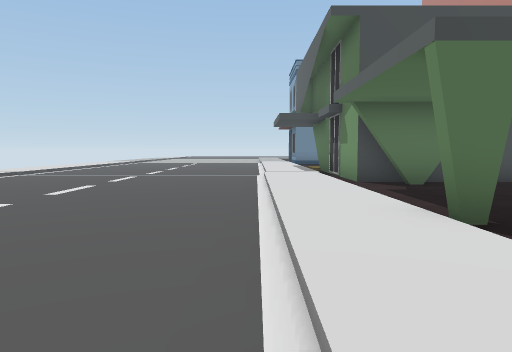
[1] (above)

24 first-person views from a walk through a 3-D level made in the Unity game engine. The camera is 1.4 m above the floor, tilts 4° down and sees 70° across. The floor is counted in squares, 2 m on a side. Each view is taken from the middle of a square. On the plan, view 1 faces up. The plan holds only what a view shows up to about 11 squares ahead; the rest is blank. The place goes on beyond the plan. Some surface patterns are stand-ins.

[2]
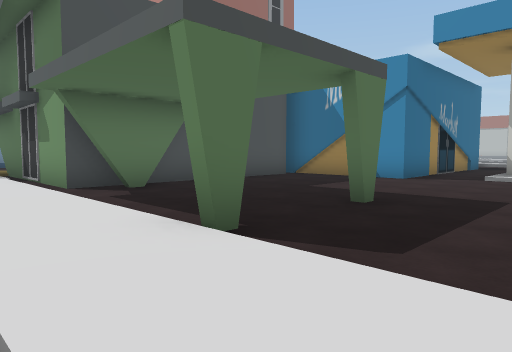

[3]
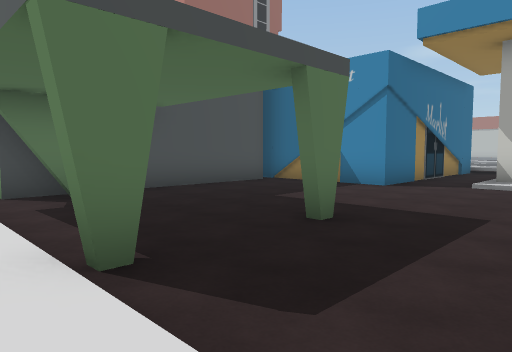

[4]
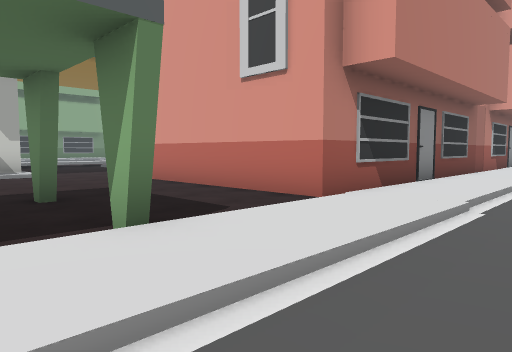

[5]
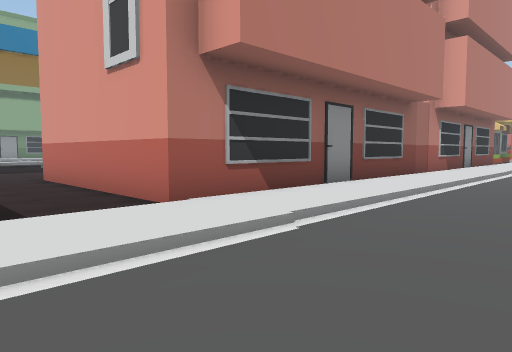

[6]
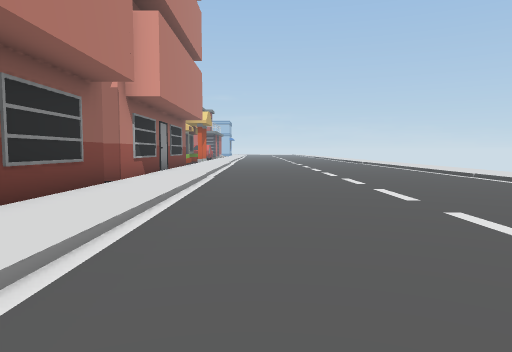

[7]
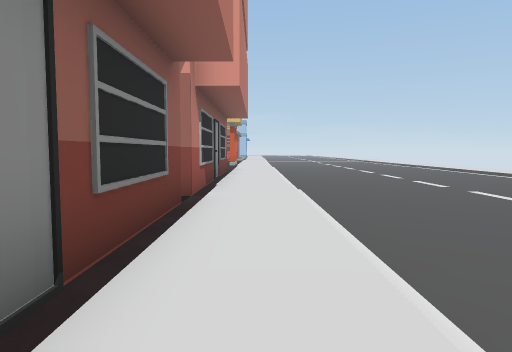

[8]
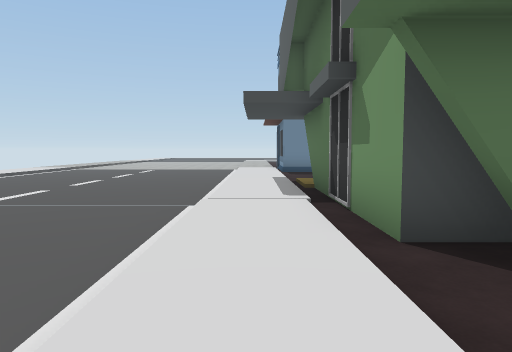

[9]
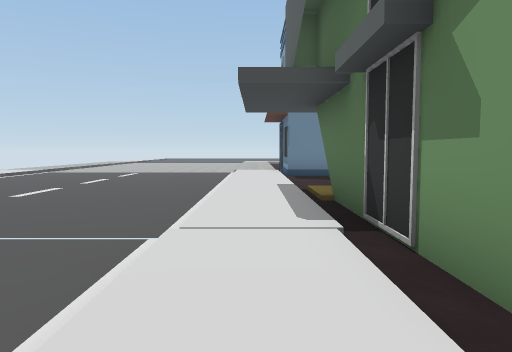

[10]
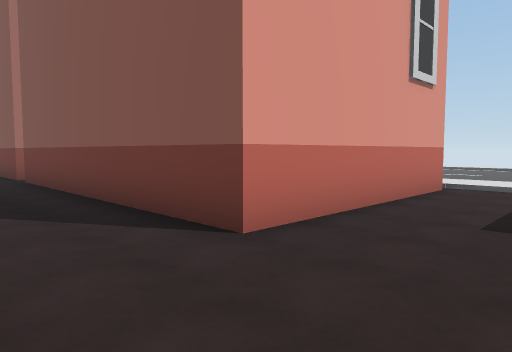

[11]
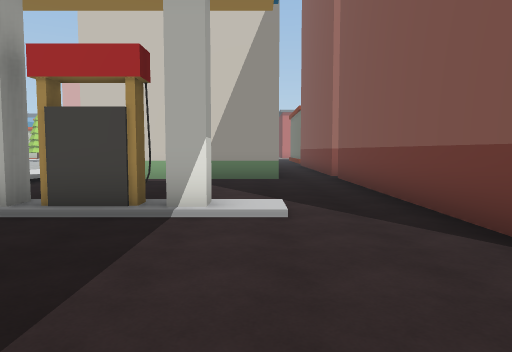

[12]
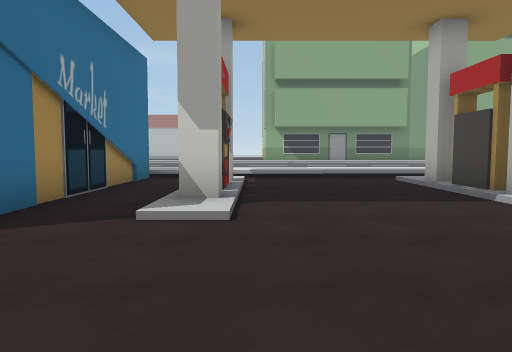

[13]
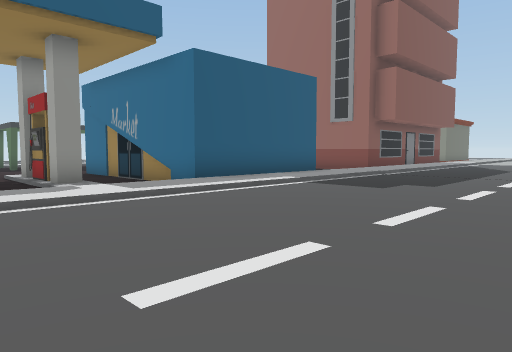

[14]
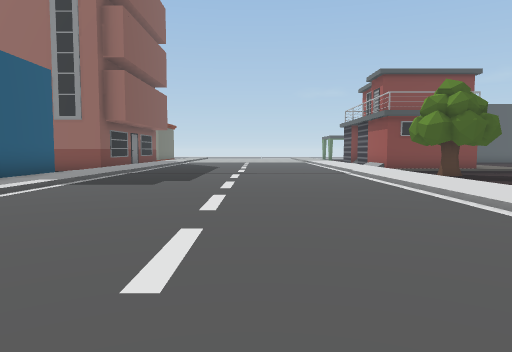

[15]
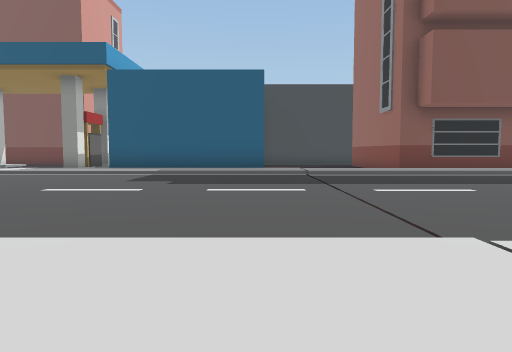

[16]
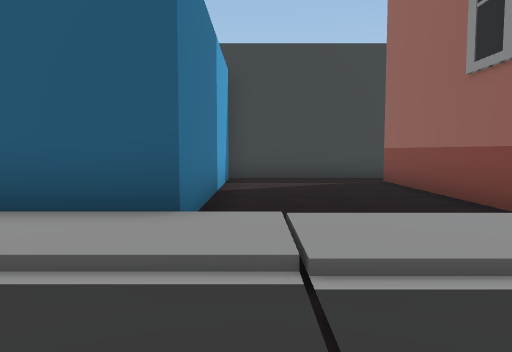

[17]
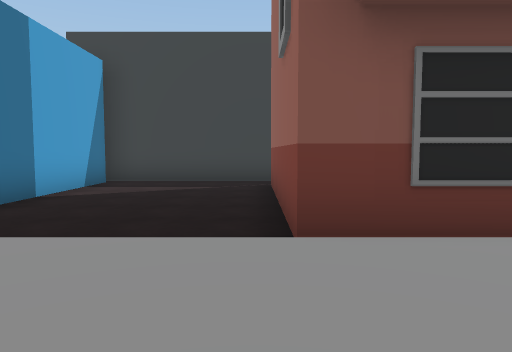

[18]
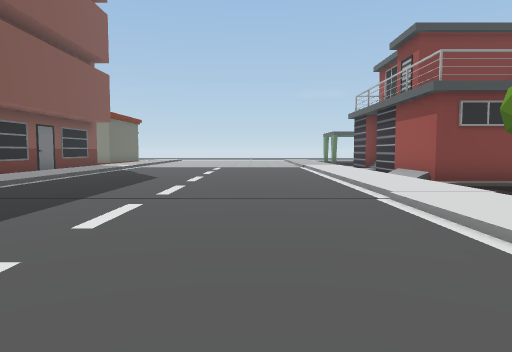

[19]
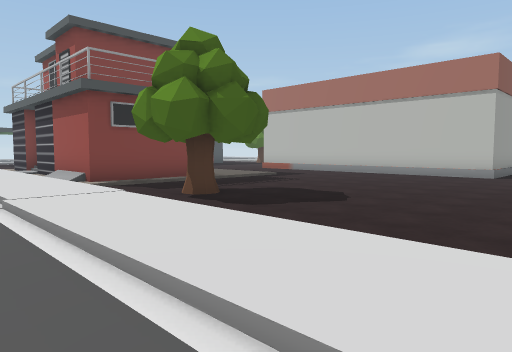

[20]
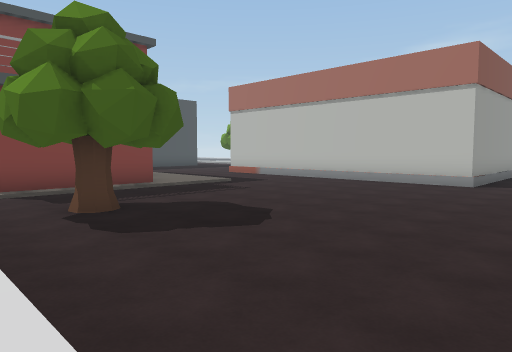

[21]
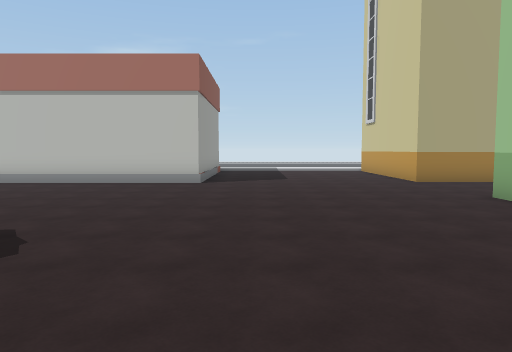

[22]
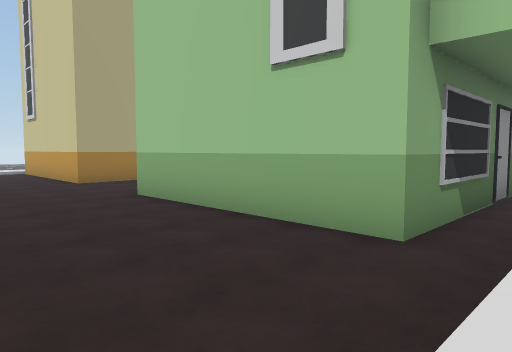

[23]
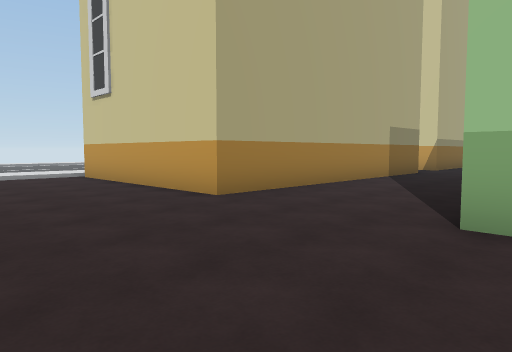

[24]
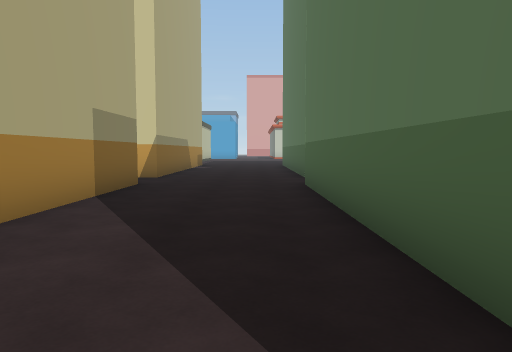

### Floor plan
Key: @ floor where view 1 was taken; # wall or solid block; . main floor; : floor 0.25 m higher than the main floor; + floor 0.5 m higher than the main floor; / step, stairs or slope; B building; T tree.
Columns run from 3 left of view 1 to 40 right of it. Each row starts with its distance up from view 1.
 16 ....:/            B+/::::::///#
 15 ....:/            B+/::::::///#
 14 ....:/#    # BBBBBB+/::::::///###::/
 13 ....:/#    #.......+/::::::/+///////  #
 12 ....:/#    #.......+/::::::/+.........#
 11 ....:/#    #.......+/::::::/+.T.......#
 10 .../:.#    #.......//////////.........#
  9 .../:.#############+/::::::/+.........#
  8 .../:.##....#     #+/::::::/+.........####
  7 .../:.......#     #+/::::::/+.............
  6 .../:.......#     #+/::::::/+...........
  5 .../:.......#######+/::::::/+...........
  4 .../:...#..........+/::::::/+..............
  3  ../:#......./###/.+/::::::/+...............
  2  ../:..............+/::::::  ...............
  1 .../:..............+/::::::  .BBBBBB...BBBBB
  0 ...@:/BBBBB........+/ ::::   .B    B...B
 -1  ...:B    B........+/   :    .B    B...B
 -2 ....:B    B../###/.+/        .B    B...B
 -3 ....:B    B.....   +/        .B    B...B
 -4 ....:B    B.....              B    B...B
 -5 ....:B    B.....                   B...B
 -6 ....:B    B......                  B...B
 -7 ....:/B   B.... .                  .....
 -8 ....:/     ..BB BB                 .....
 -9 ....:/B   B.                      B....B
-10 ....:B    B                       B....B
-11 ....:B

Where each view was taken, in squares from view 1:
view 1: 0 up, 0 right, facing up
view 2: 1 up, 0 right, facing up-right
view 3: 1 up, 1 right, facing up-right
view 4: 5 up, 1 left, facing down-right
view 5: 3 up, 2 left, facing down-right
view 6: 0 up, 1 left, facing down
view 7: 2 down, 1 right, facing down
view 8: 5 up, 1 right, facing up
view 9: 7 up, 1 right, facing up
view 10: 3 up, 10 right, facing down-left
view 11: 3 up, 10 right, facing down
view 12: 2 up, 6 right, facing right
view 13: 0 up, 22 right, facing up-left
view 14: 1 down, 21 right, facing up
view 15: 9 up, 26 right, facing left
view 16: 10 up, 19 right, facing left
view 17: 13 up, 18 right, facing left
view 18: 5 up, 22 right, facing up
view 19: 5 up, 23 right, facing up-right
view 20: 5 up, 25 right, facing up-right
view 21: 6 up, 25 right, facing right
view 22: 5 up, 25 right, facing down-right
view 23: 5 up, 31 right, facing down-right
view 24: 1 up, 33 right, facing down
